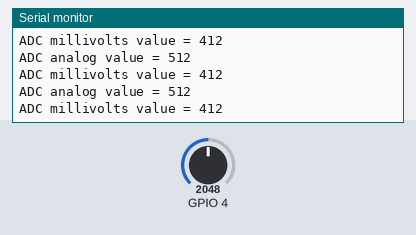
Bench run of a sketch on a simulated ESP32. Parts: the last lines printed to the serial monitor. The test bench sets the inputs (shaded band); at power-on: GPIO 4 = 2048 (analog values on the 0–4095 scale).

Above: at 1.2 s.
1.3 s: GPIO 4 set to 2866
At 1.31 s:
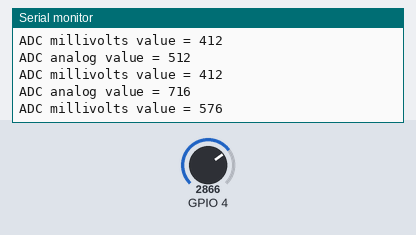
2.8 s: GPIO 4 set to 3603
At 7.34 s:
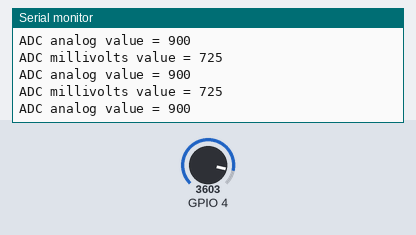
Timing chart, 0 to 8.8 s (numbered marks = the images above; inputs shaded):
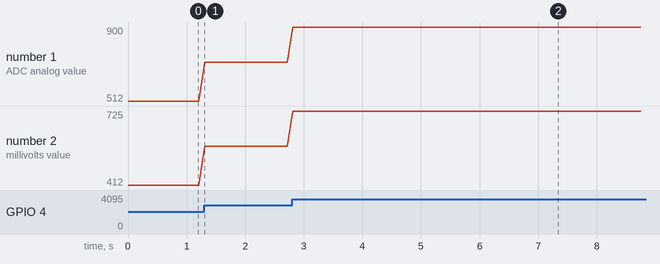

The sketch:

photoresistor_adc.ino
```cpp
#include <Arduino.h>

void setup() {
  // initialize serial communication at 115200 bits per second:
  Serial.begin(115200);

  //set the resolution to 10 bits (0-1023)
  analogReadResolution(10);
}

void loop() {
  // read the analog / millivolts value for pin 4, or A5:
  int analogValue = analogRead(4);
  int analogVolts = analogReadMilliVolts(4);

  // print out the values you read:
  Serial.printf("ADC analog value = %d\n", analogValue);
  Serial.printf("ADC millivolts value = %d\n", analogVolts);

  delay(100);  // delay in between reads for clear read from serial
}
```

Measured:
- after the input at 1.3 s, the serial monitor: prints a new line at once (image 1)
- after the input at 2.8 s, the serial monitor: prints a new line at once (image 2)
- plotted number 1: 512 → 716 after the input at 1.3 s, 716 → 900 after the input at 2.8 s
- plotted number 2: 412 → 576 after the input at 1.3 s, 576 → 725 after the input at 2.8 s
